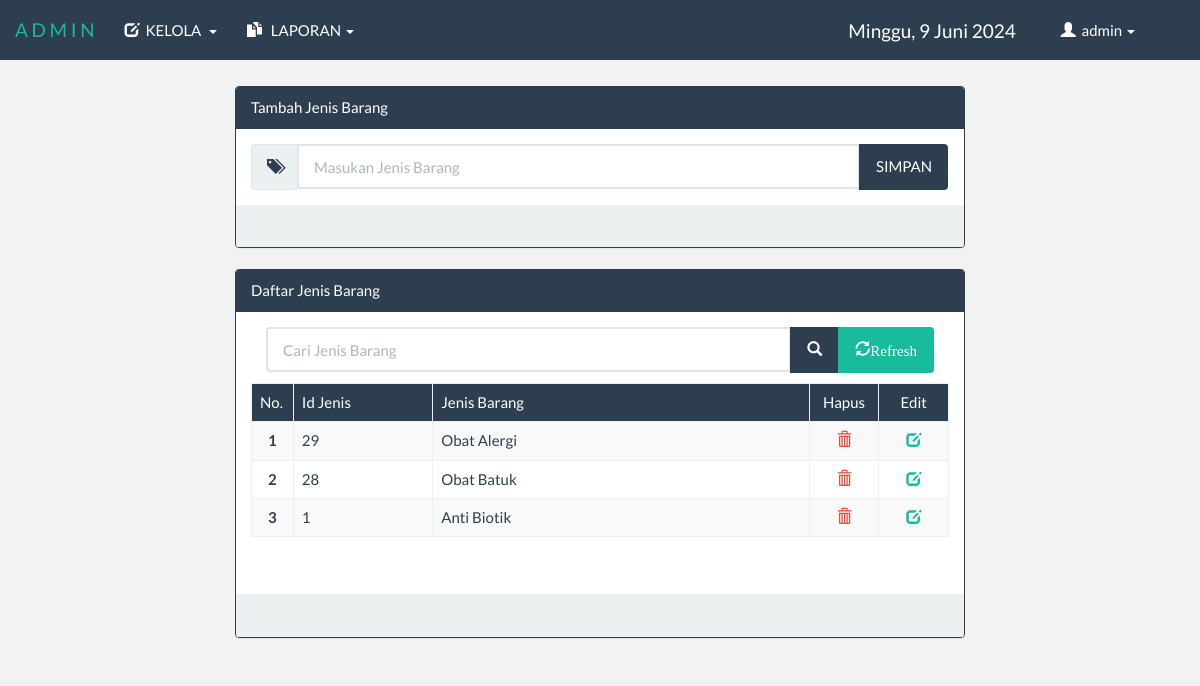
The app's page /admin/index.php?menu=daftarjenis (signed in) with its own data.
### tables this page shows
CREATE TABLE `tbl_jenis` (
  `id_jenis` int(11) NOT NULL,
  `jenis` varchar(25) NOT NULL
);

### library/fungsi.php (called while the page is built, shortened)
<?php
	class oop{
		function tampil($table,$cari,$urut){
			$sql="SELECT * FROM $table $cari $urut";
			$tampil=mysql_query($sql);
			while($data=mysql_fetch_array($tampil))
				$isi[]=$data;
			return @$isi;
		}
	}
?>

### admin/daftar_jenis.php (the view, shortened to what this page needs)
<?php
	@$table = "tbl_jenis";
	if (isset($_POST['bcari'])) {
		@$text = $_POST['tcari'];
		@$cari = "WHERE jenis LIKE '%$text%'";
	}else{
		@$cari = "";
	}
?>
<!DOCTYPE html>
<html>
<head>
</head>
<body>
<br><br><br><br>
<div class="container">
	<div class="row">
		<div class="col-md-12">
			<div class="col-md-2"></div>
			<div class="col-md-8">
				<div class="panel panel-primary">
					<?php if(!isset($_GET['edit'])){ ?>
						<div class="panel-heading">Tambah Jenis Barang
					<?php }else{ ?>
						<div class="panel-heading">Ubah Jenis Barang
					<?php } ?>
					</div>
					<div class="panel-body">
						<form method="post">
							<div class="input-group">
								<span class="input-group-addon"><div class="glyphicon glyphicon-tags"></div></span>
								<input type="text" name="tjenis"class="form-control" placeholder="Masukan Jenis Barang" autofocus tabindex="0" autocomplete="off" required maxlength="25" value="<?php echo @$edit['jenis']; ?>">
								<span class="input-group-btn">
									<?php
									if (@$_GET['id']=="") { ?>
										<button type="submit" name="bsimpan" class="btn btn-primary btn-block" tabindex="0">SIMPAN
									<?php }else{ ?>
										<button type="submit" name="bubah" class="btn btn-success btn-block" tabindex="0">UBAH
									<?php }?>
									</button>
								</span>
							</div>
						</form>
					</div>
					<div class="panel-footer">&nbsp;</div>
				</div>
			</div>
		</div>
		</div>
		<div class="col-md-2"></div>
		<div class="col-md-8">
			<div class="panel panel-primary">
				<div class="panel-heading">Daftar Jenis Barang</div>
				<div class="panel-body">
				<form method="post">
					<div class="col-md-12"style="margin-bottom:10px;">
						<div class="input-group">
							<input type="text" name="tcari" value="<?php echo @$text; ?>" class="form-control" placeholder="Cari Jenis Barang"maxlength="25">
							<span class="input-group-btn">
								<button type="submit"  name="bcari" class="btn btn-primary"><div class="glyphicon glyphicon-search"></div></button>
								<button type="submit" name="refresh" class="btn btn-success"><div class="glyphicon glyphicon-refresh">Refresh</div></button>
							</span>
						</div>
					</div>
					<div class="table table-responsive" style="margin-top:10px;">
						<table class="table table-bordered table-hover table-striped">
							<thead>
								<tr id="pri">
									<td width="6%">No.</td>
									<td width="20%">Id Jenis</td>
									<td>Jenis Barang</td>
									<td width="10%"><center>Hapus</center></td>
									<td width="10%"><center>Edit</center></td>
								</tr>
							</thead>
							<tbody>
								<tr>
									<?php
										$a = $aksi->tampil($table,$cari,"ORDER BY id_jenis DESC");
										@$no = 0;
										if ($a == "") {
											echo "<tr><td colspan='5' align='center'>Data Tidak Ada !!!</td></tr>";
										}else{
											foreach($a as $data){
												$idjenis = $data[0];
												$jns = $data[1];
												$no++;
												?>
												<td><center><b><?php echo $no; ?></b></center></td>
												<td><?php echo $idjenis; ?></td>
												<td><?php echo $jns; ?></td>
												<td><center><a href="?menu=daftarjenis&hapus&id=<?php echo $idjenis; ?>" onClick="return confirm('Yakin Akan Menghapus data <?php echo $jns; ?> ini ?')"><span class="glyphicon glyphicon-trash" id="red"></span></a></center></td>
												<td><center><a href="?menu=daftarjenis&edit&id=<?php echo $idjenis; ?>"><span class="glyphicon glyphicon-edit"></span></a></center></td>
								</tr>
								<?php 	}} ?>
							</tbody>
						</table>
					</div>
				</form>
				</div>
				<div class="panel-footer">&nbsp;</div>
			</div>
		</div>
	</div>
</body>
</html>

### admin/index.php (shortened to what this page needs)
<?php
	include "../library/fungsi.php";
	@$aksi = new oop();
	@$home = "../index.php";
	@$tipe = "2";
	$aksi->ceklogin($home,$tipe);
?>
<!DOCTYPE html>
<html>
<head>
    <link rel="stylesheet" type="text/css" href="../css/bootstrap.css">
    <link rel="stylesheet" type="text/css" href="../css/style.css">
    <link rel="stylesheet" href="../fonts/glyphicons-halflings-regular.svg">
    <link rel="stylesheet" href="../fonts/fontawesome/style/fontawesome.css">
</head>
<body>
	<nav class="navbar navbar-default navbar-fixed-top" role="navigation">
		<div class="navbar-header">
			<a class="navbar-brand" href="index.php">A D M I N</a>
		</div>
		<div class="navbar-collapse collaspse">
			<ul class="nav navbar-nav">
				<li class="dropdown" id="hov">
					<a class="dropdown-toggle" data-toggle="dropdown" href="#" id="input"><div class="glyphicon glyphicon-edit"></div>&nbsp;&nbsp;KELOLA&nbsp; <span class="caret"></span></a>
				</li>
			</ul>
			<ul class="nav navbar-nav">
				<li class="dropdown" id="hov">
					<a class="dropdown-toggle" data-toggle="dropdown" href="#" id="laporan"><div class="glyphicon glyphicon-duplicate"></div>&nbsp;&nbsp; LAPORAN <span class="caret"></span>
					</a>
				</li>
			</ul>
			<ul class="nav navbar-nav navbar-right" style="margin-right:50px;">
				<li class="dropdown" id="hov">
					<a class="dropdown-toggle" data-toggle="dropdown" href="#" id="akun"><div class="glyphicon glyphicon-user"></div>&nbsp;&nbsp;<?php echo $_SESSION['nama']; ?>&nbsp;<span class="caret"></span></a>
				</li>
			</ul>
			<ul class="nav navbar-nav navbar-right">
				<li>
					<h4><a style="text-decoration:none;color:white;margin-right:30px;margin-top:10px;" class="nav navbar-nav navbar-right">
					</h4></a>
				</li>
			</ul>
		</div>
	</nav>
	<?php
		switch (@$_GET['menu']) {
			case 'daftarjenis':include 'daftar_jenis.php'; break;
		}
	?>
</body>
</html>

### css/style.css (style rules this page uses)
#pri { background-color: #2c3e50; color: white; }
#red { color: #e74c3c; }

### admin/index.php (style rules this page uses)
body { background-color: rgba(0, 0, 0, 0.05); }

### records on screen
tbl_jenis: id_jenis "29", jenis "Obat Alergi"
tbl_jenis: id_jenis "28", jenis "Obat Batuk"
tbl_jenis: id_jenis "1", jenis "Anti Biotik"

### other values on screen
$_SESSION['nama'] "admin"
